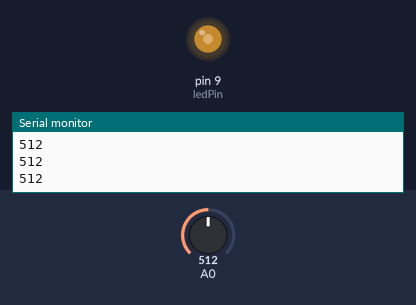
This sketch was run on a simulated Arduino Uno, built with avr-gcc and run on an emulated ATmega328P. Shown: output pins drawn as LEDs (lit = HIGH), the last lines printed to the serial monitor. The inputs (shaded band) are chosen by the test bench; at power-on: A0 = 512.

Above: at 1.2 s.
1.3 s: A0 set to 716
At 2.1 s:
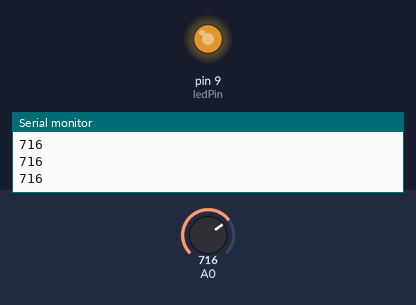
2.8 s: A0 set to 900
At 3.4 s:
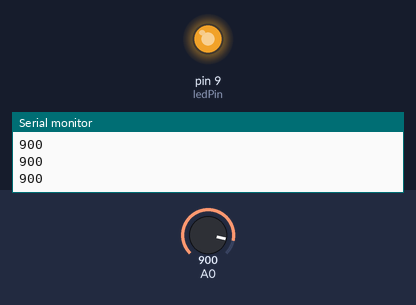
4.3 s: A0 set to 122
At 5.5 s:
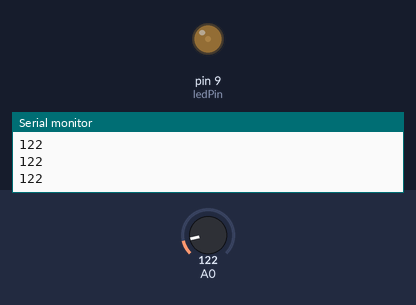
5.8 s: A0 set to 0
At 6.8 s:
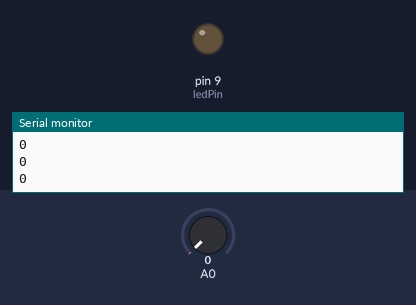
7.3 s: A0 set to 511
At 7.9 s:
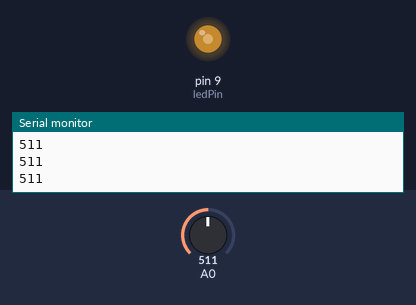
Timing chart, 0 to 9.8 s (numbered marks = the images above; inputs shaded):
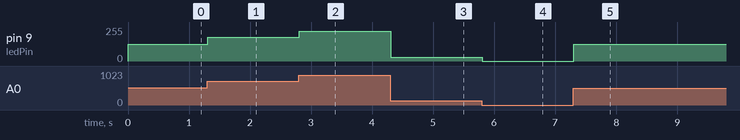

Measured:
- after the input at 1.3 s, pin 9 (ledPin): 127/255 → 178/255 at once
- after the input at 2.8 s, pin 9 (ledPin): 178/255 → 224/255 at once
- after the input at 4.3 s, pin 9 (ledPin): 224/255 → 30/255 at once
- after the input at 5.8 s, pin 9 (ledPin): 30/255 → 0/255 at once
- after the input at 7.3 s, pin 9 (ledPin): 0/255 → 127/255 at once

The sketch:

read_analog.ino
```cpp
const int ledPin = 9;

void setup() {
  Serial.begin(9600);
  pinMode(ledPin, OUTPUT);
}

void loop() {
  int sensorValue = analogRead(A0);
  float inByte = float(sensorValue);
  inByte = map(inByte, 0, 1023, 0, 255);
  Serial.println(sensorValue);
  analogWrite(ledPin, inByte);
}
```
